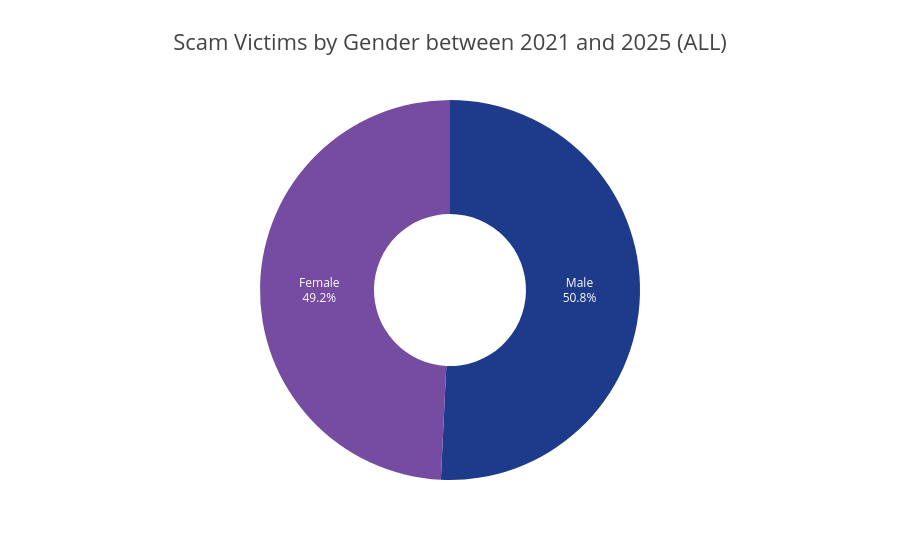

Here is the notebook cell this chart was saved with:
### Code cell
def pie_chart(state: str = "ALL"):
    query = """
    SELECT "Complainant_Gender", COUNT(*) AS count
    FROM data_insight
    WHERE (%(state)s = 'ALL' OR "Address_State" = %(state)s)
        AND "Complainant_Age" = '65 and over'
    GROUP BY "Complainant_Gender";
    """
    df = pd.read_sql(query, engine, params={"state": state})

    # Build pie chart
    fig = go.Figure(data=[go.Pie(
        labels=df["Complainant_Gender"],
        values=df["count"],
        hole=0.4,  
        textinfo="label+percent",
        insidetextorientation="radial",
        marker=dict(colors=["#764ba2", "#1E3A8A"])
    )])

    # Layout
    fig.update_layout(
        title=dict(
            text=f"Scam Victims by Gender between 2021 and 2025 ({state})",
            x=0.5,
            xanchor="center",
            font=dict(size=22)
        ),
        legend=dict(
            title="Gender",
            font=dict(size=16)
        ),
        showlegend=False,
        hovermode=False,
        template=None
    )

    return fig

pie_chart()

### Figure 1 — Plotly figure (JSON) as saved in the notebook; plotly's stock layout.template omitted (floating-point values rounded to 4 significant figures)
{"data": [{"hole": 0.4, "insidetextorientation": "radial", "labels": ["Female", "Male"], "marker": {"colors": ["#764ba2", "#1E3A8A"]}, "textinfo": "label+percent", "type": "pie", "values": [3980, 4104]}], "layout": {"hovermode": false, "legend": {"font": {"size": 16}, "title": {"text": "Gender"}}, "showlegend": false, "title": {"font": {"size": 22}, "text": "Scam Victims by Gender between 2021 and 2025 (ALL)", "x": 0.5, "xanchor": "center"}}}
